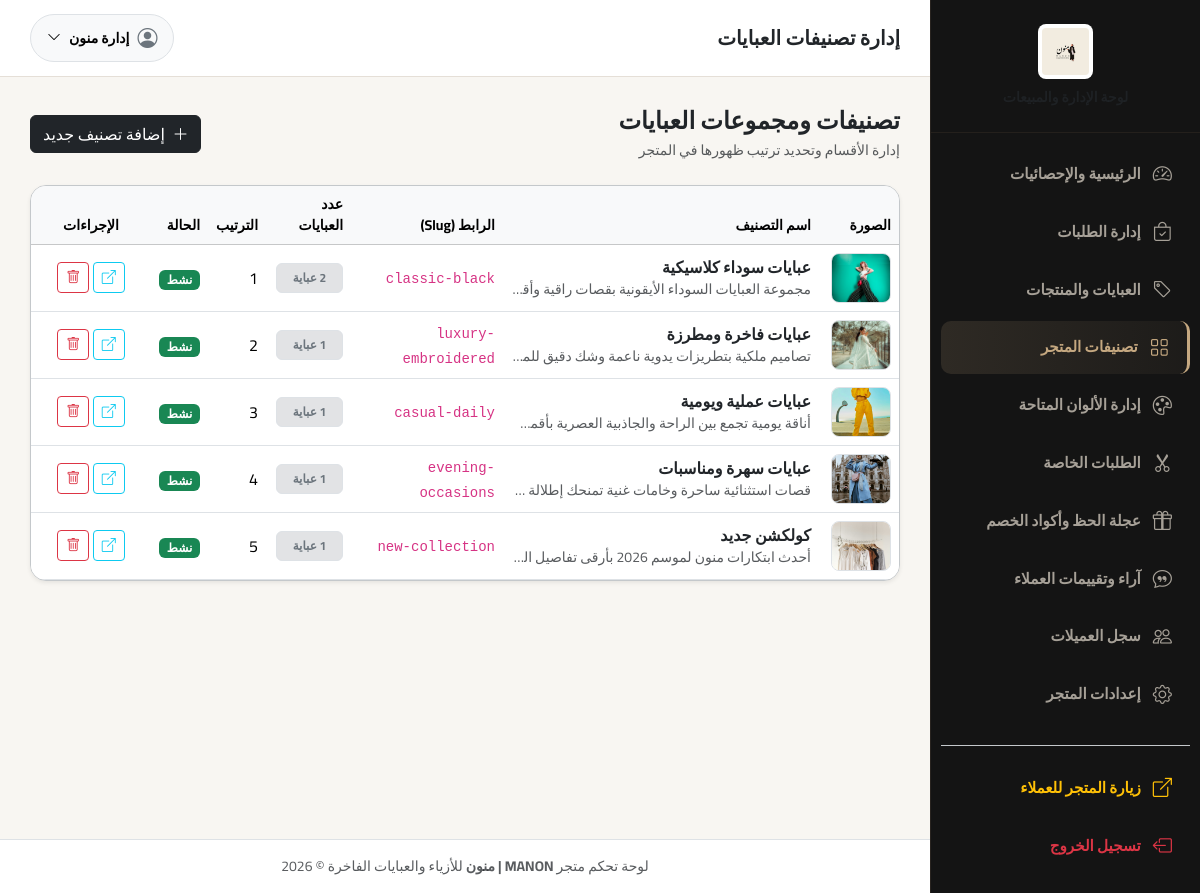
Screenshot of /admin/categories.php (signed in) with the database file from the repository.
### tables this page shows
CREATE TABLE `categories` (
  `id` INT AUTO_INCREMENT PRIMARY KEY,
  `name` VARCHAR(150) NOT NULL,
  `slug` VARCHAR(150) NOT NULL UNIQUE,
  `description` TEXT NULL,
  `image` VARCHAR(255) NULL,
  `is_active` TINYINT(1) NOT NULL DEFAULT 1,
  `sort_order` INT NOT NULL DEFAULT 0,
  `created_at` DATETIME NOT NULL DEFAULT CURRENT_TIMESTAMP,
  `updated_at` DATETIME NOT NULL DEFAULT CURRENT_TIMESTAMP ON UPDATE CURRENT_TIMESTAMP
);

### includes/functions.php (called while the page is built, shortened)
<?php
function e($string) {
    return htmlspecialchars((string)$string, ENT_QUOTES, 'UTF-8');
}

### admin/categories.php (the view, shortened to what this page needs)
<?php
require_once __DIR__ . '/includes/header.php';
$db = getDB();
$sql = "
    SELECT c.*, COUNT(p.id) AS products_count
    FROM categories c
    LEFT JOIN products p ON c.id = p.category_id
    GROUP BY c.id
    ORDER BY c.sort_order ASC, c.id ASC
";
$categories = $db->query($sql)->fetchAll();
?>
<div class="d-flex justify-content-between align-items-center mb-4">
    <div>
        <h4 class="fw-bold text-dark mb-1">تصنيفات ومجموعات العبايات</h4>
        <p class="text-muted small mb-0">إدارة الأقسام وتحديد ترتيب ظهورها في المتجر</p>
    </div>
    <button class="btn btn-dark" type="button" data-bs-toggle="collapse" data-bs-target="#addCategoryCollapse">
        <i class="bi bi-plus-lg me-1"></i> إضافة تصنيف جديد
    </button>
</div>
<div class="bg-white rounded-4 shadow-sm border border-secondary-subtle overflow-hidden">
    <div class="table-responsive">
        <table class="table table-hover align-middle mb-0">
            <thead class="table-light small">
                <tr>
                    <th style="width: 80px;">الصورة</th>
                    <th>اسم التصنيف</th>
                    <th>الرابط (Slug)</th>
                    <th>عدد العبايات</th>
                    <th>الترتيب</th>
                    <th>الحالة</th>
                    <th class="text-center" style="width: 120px;">الإجراءات</th>
                </tr>
            </thead>
            <tbody>
                <?php foreach ($categories as $cat): ?>
                    <tr>
                        <td>
                            <img src="<?= BASE_URL . e($cat['image'] ?: 'assets/images/cat1.jpg') ?>" class="rounded-3 border object-fit-cover" style="width: 60px; height: 50px;">
                        </td>
                        <td>
                            <strong class="text-dark"><?= e($cat['name']) ?></strong>
                            <div class="small text-muted text-truncate" style="max-width: 300px;"><?= e($cat['description']) ?></div>
                        </td>
                        <td><code><?= e($cat['slug']) ?></code></td>
                        <td>
                            <span class="badge bg-secondary-subtle text-secondary border px-3 py-2"><?= $cat['products_count'] ?> عباية</span>
                        </td>
                        <td><?= $cat['sort_order'] ?></td>
                        <td>
                            <?= $cat['is_active'] ? '<span class="badge bg-success">نشط</span>' : '<span class="badge bg-secondary">معطل</span>' ?>
                        </td>
                        <td class="text-center">
                            <a href="<?= BASE_URL ?>shop.php?category=<?= e($cat['slug']) ?>" target="_blank" class="btn btn-sm btn-outline-info" title="معاينة بالمتجر">
                                <i class="bi bi-box-arrow-up-right"></i>
                            </a>
                            <a href="categories.php?action=delete&id=<?= $cat['id'] ?>" class="btn btn-sm btn-outline-danger" onclick="return confirm('حذف هذا التصنيف؟')" title="حذف">
                                <i class="bi bi-trash"></i>
                            </a>
                        </td>
                    </tr>
                <?php endforeach; ?>
            </tbody>
        </table>
    </div>
</div>
<?php require_once __DIR__ . '/includes/footer.php'; ?>

### admin/includes/header.php (style rules this page uses)
:root { --sidebar-bg: #141414; --sidebar-color: #B3ADA5; --gold-accent: #C5A880; --body-bg: #F8F6F2; }
body { font-family: 'Cairo', sans-serif; background-color: var(--body-bg); color: #1A1A1A; margin: 0; direction: rtl; }

### rows the page displays
categories: image (picture), name "عبايات سوداء كلاسيكية", slug "classic-black", sort_order "1", is_active "نشط"
categories: image (picture), name "عبايات فاخرة ومطرزة", slug "luxury-embroidered", sort_order "2", is_active "نشط"
categories: image (picture), name "عبايات عملية ويومية", slug "casual-daily", sort_order "3", is_active "نشط"
categories: image (picture), name "عبايات سهرة ومناسبات", slug "evening-occasions", sort_order "4", is_active "نشط"
categories: image (picture), name "كولكشن جديد", slug "new-collection", sort_order "5", is_active "نشط"

### other values shown
$adminTitle "إدارة تصنيفات العبايات"
$adminUser['name'] "إدارة منون"
